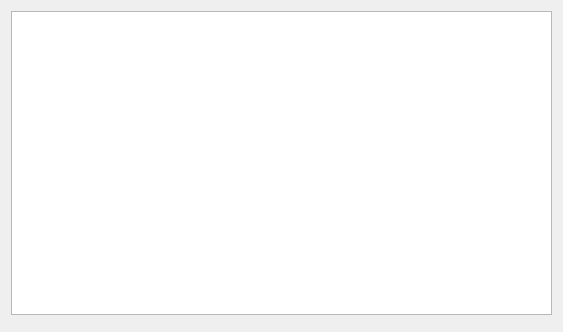
<?xml version="1.0" encoding="UTF-8"?>
<ui version="4.0">
 <class>PageAppNrf</class>
 <widget class="QWidget" name="PageAppNrf">
  <property name="geometry">
   <rect>
    <x>0</x>
    <y>0</y>
    <width>563</width>
    <height>332</height>
   </rect>
  </property>
  <property name="font">
   <font>
    <family>Roboto</family>
   </font>
  </property>
  <property name="windowTitle">
   <string>Form</string>
  </property>
  <layout class="QVBoxLayout" name="verticalLayout">
   <item>
    <widget class="ParamTable" name="generalTab"/>
   </item>
   <item>
    <widget class="NrfPair" name="nrfPair" native="true"/>
   </item>
  </layout>
 </widget>
 <customwidgets>
  <customwidget>
   <class>ParamTable</class>
   <extends>QTableWidget</extends>
   <header>widgets/paramtable.h</header>
  </customwidget>
  <customwidget>
   <class>NrfPair</class>
   <extends>QWidget</extends>
   <header>widgets/nrfpair.h</header>
   <container>1</container>
  </customwidget>
 </customwidgets>
 <resources/>
 <connections/>
</ui>
